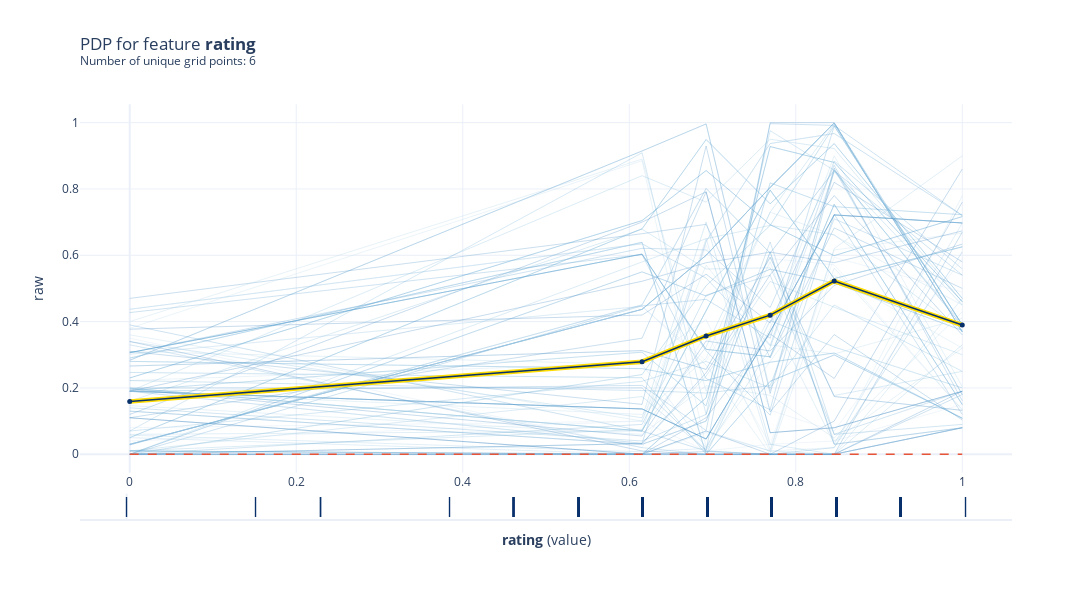

Notebook source saved alongside this figure:
### Code cell
# Plot PDP
# Create the pdp data to be plotted
pdp_goals = pdp.PDPIsolate(model=rf_model, df=val_x, model_features=feature_names, feature='rating', feature_name='rating')

# plot the PDP for feature 'Goal Scored'
fig, axes = pdp_goals.plot(
    center=False,
    plot_lines=True,
    frac_to_plot=100,
    cluster=False,
    n_cluster_centers=None,
    cluster_method='accurate',
    plot_pts_dist=True,
    to_bins=False,
    show_percentile=False,
    which_classes=None,
    figsize=None,
    dpi=300,
    ncols=2,
    plot_params={"pdp_hl": True},
    engine='plotly',
    template='plotly_white')

fig.show()

### Figure 1 — Plotly figure (JSON) as saved in the notebook; plotly's stock layout.template omitted (floating-point values rounded to 4 significant figures; data arrays with more than 128 entries replaced by an {"elided": "..."} marker saying what was removed)
{"data": [{"hoverinfo": "none", "line": {"color": "rgba(193,217,237,0.5)", "width": 0.5}, "mode": "lines", "type": "scatter", "x": [0, 0.6154, 0.6923, 0.7692, 0.8462, 1], "xaxis": "x", "y": [0.33, 0.02, 0, 0, 0, 0.08], "yaxis": "y"}, {"hoverinfo": "none", "line": {"color": "rgba(177,210,231,0.5)", "width": 0.5}, "mode": "lines", "type": "scatter", "x": [0, 0.6154, 0.6923, 0.7692, 0.8462, 1], "xaxis": "x", "y": [0.2225, 0.2752, 0.4059, 0.006667, 0.616, 0.6667], "yaxis": "y"}, {"hoverinfo": "none", "line": {"color": "rgba(160,202,225,0.5)", "width": 0.5}, "mode": "lines", "type": "scatter", "x": [0, 0.6154, 0.6923, 0.7692, 0.8462, 1], "xaxis": "x", "y": [0.3017, 0.4461, 0.2689, 0, 0.5613, 0.1342], "yaxis": "y"}, {"hoverinfo": "none", "line": {"color": "rgba(139,192,221,0.5)", "width": 0.5}, "mode": "lines", "type": "scatter", "x": [0, 0.6154, 0.6923, 0.7692, 0.8462, 1], "xaxis": "x", "y": [0.2467, 0.2308, 0, 0.4033, 0.3233, 0.2], "yaxis": "y"}, {"hoverinfo": "none", "line": {"color": "rgba(117,179,216,0.5)", "width": 0.5}, "mode": "lines", "type": "scatter", "x": [0, 0.6154, 0.6923, 0.7692, 0.8462, 1], "xaxis": "x", "y": [0.19, 0.84, 0.7603, 0.95, 0.9218, 0.46], "yaxis": "y"}, {"hoverinfo": "none", "line": {"color": "rgba(98,168,210,0.5)", "width": 0.5}, "mode": "lines", "type": "scatter", "x": [0, 0.6154, 0.6923, 0.7692, 0.8462, 1], "xaxis": "x", "y": [0.1992, 0.07, 0.4328, 0.7965, 0.5298, 0.6254], "yaxis": "y"}, {"hoverinfo": "none", "line": {"color": "rgba(80,155,203,0.5)", "width": 0.5}, "mode": "lines", "type": "scatter", "x": [0, 0.6154, 0.6923, 0.7692, 0.8462, 1], "xaxis": "x", "y": [0.05, 0.68, 0.949, 0.7552, 0.9367, 0.47], "yaxis": "y"}, {"hoverinfo": "none", "line": {"color": "rgba(64,144,197,0.5)", "width": 0.5}, "mode": "lines", "type": "scatter", "x": [0, 0.6154, 0.6923, 0.7692, 0.8462, 1], "xaxis": "x", "y": [0.39, 0.07, 0.01, 0, 0, 0.18], "yaxis": "y"}, {"hoverinfo": "none", "line": {"color": "rgba(49,129,189,0.5)", "width": 0.5}, "mode": "lines", "type": "scatter", "x": [0, 0.6154, 0.6923, 0.7692, 0.8462, 1], "xaxis": "x", "y": [0.47, 0.665, 0.6933, 0.2903, 0.6825, 0.5], "yaxis": "y"}, {"hoverinfo": "none", "line": {"color": "rgba(36,116,182,0.5)", "width": 0.5}, "mode": "lines", "type": "scatter", "x": [0, 0.6154, 0.6923, 0.7692, 0.8462, 1], "xaxis": "x", "y": [0.12, 0.7, 0.7913, 0.065, 0.08, 0.19], "yaxis": "y"}, {"hoverinfo": "none", "line": {"color": "rgba(193,217,237,0.5)", "width": 0.5}, "mode": "lines", "type": "scatter", "x": [0, 0.6154, 0.6923, 0.7692, 0.8462, 1], "xaxis": "x", "y": [0.266, 0.3125, 0.2559, 0.5943, 0.1742, 0.1323], "yaxis": "y"}, {"hoverinfo": "none", "line": {"color": "rgba(177,210,231,0.5)", "width": 0.5}, "mode": "lines", "type": "scatter", "x": [0, 0.6154, 0.6923, 0.7692, 0.8462, 1], "xaxis": "x", "y": [0, 0.55, 0.4772, 0.558, 0.5164, 0.3733], "yaxis": "y"}, {"hoverinfo": "none", "line": {"color": "rgba(160,202,225,0.5)", "width": 0.5}, "mode": "lines", "type": "scatter", "x": [0, 0.6154, 0.6923, 0.7692, 0.8462, 1], "xaxis": "x", "y": [0.31, 0.2707, 0.02, 0.3789, 0.9, 0.2033], "yaxis": "y"}, {"hoverinfo": "none", "line": {"color": "rgba(139,192,221,0.5)", "width": 0.5}, "mode": "lines", "type": "scatter", "x": [0, 0.6154, 0.6923, 0.7692, 0.8462, 1], "xaxis": "x", "y": [0.0575, 0.0075, 0.0175, 0.4202, 0.0315, 0.6975], "yaxis": "y"}, {"hoverinfo": "none", "line": {"color": "rgba(117,179,216,0.5)", "width": 0.5}, "mode": "lines", "type": "scatter", "x": [0, 0.6154, 0.6923, 0.7692, 0.8462, 1], "xaxis": "x", "y": [0.01, 0.174, 0.01194, 0.321, 0.8521, 0.3937], "yaxis": "y"}, {"hoverinfo": "none", "line": {"color": "rgba(98,168,210,0.5)", "width": 0.5}, "mode": "lines", "type": "scatter", "x": [0, 0.6154, 0.6923, 0.7692, 0.8462, 1], "xaxis": "x", "y": [0.4371, 0.6346, 0.5313, 0.3273, 0.884, 0.559], "yaxis": "y"}, {"hoverinfo": "none", "line": {"color": "rgba(80,155,203,0.5)", "width": 0.5}, "mode": "lines", "type": "scatter", "x": [0, 0.6154, 0.6923, 0.7692, 0.8462, 1], "xaxis": "x", "y": [0.19, 0.1366, 0.04594, 0.3696, 0.7217, 0.6974], "yaxis": "y"}, {"hoverinfo": "none", "line": {"color": "rgba(64,144,197,0.5)", "width": 0.5}, "mode": "lines", "type": "scatter", "x": [0, 0.6154, 0.6923, 0.7692, 0.8462, 1], "xaxis": "x", "y": [0, 0.4475, 0.4671, 0.35, 0.99, 0.39], "yaxis": "y"}, {"hoverinfo": "none", "line": {"color": "rgba(49,129,189,0.5)", "width": 0.5}, "mode": "lines", "type": "scatter", "x": [0, 0.6154, 0.6923, 0.7692, 0.8462, 1], "xaxis": "x", "y": [0.19, 0.1366, 0.04594, 0.3696, 0.7217, 0.6974], "yaxis": "y"}, {"hoverinfo": "none", "line": {"color": "rgba(36,116,182,0.5)", "width": 0.5}, "mode": "lines", "type": "scatter", "x": [0, 0.6154, 0.6923, 0.7692, 0.8462, 1], "xaxis": "x", "y": [0, 0, 0.11, 0.3627, 0.2285, 0.86], "yaxis": "y"}, {"hoverinfo": "none", "line": {"color": "rgba(193,217,237,0.5)", "width": 0.5}, "mode": "lines", "type": "scatter", "x": [0, 0.6154, 0.6923, 0.7692, 0.8462, 1], "xaxis": "x", "y": [0.04, 0.1, 0.01, 0.03, 0.04, 0.15], "yaxis": "y"}, {"hoverinfo": "none", "line": {"color": "rgba(177,210,231,0.5)", "width": 0.5}, "mode": "lines", "type": "scatter", "x": [0, 0.6154, 0.6923, 0.7692, 0.8462, 1], "xaxis": "x", "y": [0.1925, 0.3078, 0.1462, 0.8184, 0.7467, 0.7224], "yaxis": "y"}, {"hoverinfo": "none", "line": {"color": "rgba(160,202,225,0.5)", "width": 0.5}, "mode": "lines", "type": "scatter", "x": [0, 0.6154, 0.6923, 0.7692, 0.8462, 1], "xaxis": "x", "y": [0.2467, 0.2308, 0, 0.4033, 0.3233, 0.2], "yaxis": "y"}, {"hoverinfo": "none", "line": {"color": "rgba(139,192,221,0.5)", "width": 0.5}, "mode": "lines", "type": "scatter", "x": [0, 0.6154, 0.6923, 0.7692, 0.8462, 1], "xaxis": "x", "y": [0.29, 0.6392, 0, 0.22, 0.2995, 0.1087], "yaxis": "y"}, {"hoverinfo": "none", "line": {"color": "rgba(117,179,216,0.5)", "width": 0.5}, "mode": "lines", "type": "scatter", "x": [0, 0.6154, 0.6923, 0.7692, 0.8462, 1], "xaxis": "x", "y": [0.01, 0.075, 0.3236, 0.73, 0.995, 0.39], "yaxis": "y"}, {"hoverinfo": "none", "line": {"color": "rgba(98,168,210,0.5)", "width": 0.5}, "mode": "lines", "type": "scatter", "x": [0, 0.6154, 0.6923, 0.7692, 0.8462, 1], "xaxis": "x", "y": [0.03, 0.4369, 0.6, 0.8044, 0.9989, 0.3689], "yaxis": "y"}, {"hoverinfo": "none", "line": {"color": "rgba(80,155,203,0.5)", "width": 0.5}, "mode": "lines", "type": "scatter", "x": [0, 0.6154, 0.6923, 0.7692, 0.8462, 1], "xaxis": "x", "y": [0.19, 0.03296, 0.6415, 0.9369, 0.9672, 0.72], "yaxis": "y"}, {"hoverinfo": "none", "line": {"color": "rgba(64,144,197,0.5)", "width": 0.5}, "mode": "lines", "type": "scatter", "x": [0, 0.6154, 0.6923, 0.7692, 0.8462, 1], "xaxis": "x", "y": [0, 0.55, 0.4772, 0.558, 0.5164, 0.3733], "yaxis": "y"}, {"hoverinfo": "none", "line": {"color": "rgba(49,129,189,0.5)", "width": 0.5}, "mode": "lines", "type": "scatter", "x": [0, 0.6154, 0.6923, 0.7692, 0.8462, 1], "xaxis": "x", "y": [0.2833, 0.9145, 0.996, 0.1834, 0.863, 0.18], "yaxis": "y"}, {"hoverinfo": "none", "line": {"color": "rgba(36,116,182,0.5)", "width": 0.5}, "mode": "lines", "type": "scatter", "x": [0, 0.6154, 0.6923, 0.7692, 0.8462, 1], "xaxis": "x", "y": [0.03, 0.4369, 0.6, 0.8044, 0.9989, 0.3689], "yaxis": "y"}, {"hoverinfo": "none", "line": {"color": "rgba(193,217,237,0.5)", "width": 0.5}, "mode": "lines", "type": "scatter", "x": [0, 0.6154, 0.6923, 0.7692, 0.8462, 1], "xaxis": "x", "y": [0.3017, 0.4461, 0.2815, 0.59, 0.5713, 0.1342], "yaxis": "y"}, {"hoverinfo": "none", "line": {"color": "rgba(177,210,231,0.5)", "width": 0.5}, "mode": "lines", "type": "scatter", "x": [0, 0.6154, 0.6923, 0.7692, 0.8462, 1], "xaxis": "x", "y": [0.03, 0.4369, 0.6, 0.8044, 0.9989, 0.3689], "yaxis": "y"}, {"hoverinfo": "none", "line": {"color": "rgba(160,202,225,0.5)", "width": 0.5}, "mode": "lines", "type": "scatter", "x": [0, 0.6154, 0.6923, 0.7692, 0.8462, 1], "xaxis": "x", "y": [0.03, 0.4369, 0.6, 0.8044, 0.9989, 0.3689], "yaxis": "y"}, {"hoverinfo": "none", "line": {"color": "rgba(139,192,221,0.5)", "width": 0.5}, "mode": "lines", "type": "scatter", "x": [0, 0.6154, 0.6923, 0.7692, 0.8462, 1], "xaxis": "x", "y": [0.19, 0.1366, 0.04594, 0.3696, 0.7217, 0.6974], "yaxis": "y"}, {"hoverinfo": "none", "line": {"color": "rgba(117,179,216,0.5)", "width": 0.5}, "mode": "lines", "type": "scatter", "x": [0, 0.6154, 0.6923, 0.7692, 0.8462, 1], "xaxis": "x", "y": [0.34, 0.11, 0.7, 0.03, 0, 0.33], "yaxis": "y"}, {"hoverinfo": "none", "line": {"color": "rgba(98,168,210,0.5)", "width": 0.5}, "mode": "lines", "type": "scatter", "x": [0, 0.6154, 0.6923, 0.7692, 0.8462, 1], "xaxis": "x", "y": [0.23, 0.7047, 0.8555, 0.6924, 0.5988, 0.7167], "yaxis": "y"}, {"hoverinfo": "none", "line": {"color": "rgba(80,155,203,0.5)", "width": 0.5}, "mode": "lines", "type": "scatter", "x": [0, 0.6154, 0.6923, 0.7692, 0.8462, 1], "xaxis": "x", "y": [0.03, 0.4369, 0.6, 0.8044, 0.9989, 0.3689], "yaxis": "y"}, {"hoverinfo": "none", "line": {"color": "rgba(64,144,197,0.5)", "width": 0.5}, "mode": "lines", "type": "scatter", "x": [0, 0.6154, 0.6923, 0.7692, 0.8462, 1], "xaxis": "x", "y": [0.3063, 0.621, 0.6162, 0.4426, 0.8714, 0.1613], "yaxis": "y"}, {"hoverinfo": "none", "line": {"color": "rgba(49,129,189,0.5)", "width": 0.5}, "mode": "lines", "type": "scatter", "x": [0, 0.6154, 0.6923, 0.7692, 0.8462, 1], "xaxis": "x", "y": [0, 0, 0.008333, 0, 0, 0.67], "yaxis": "y"}, {"hoverinfo": "none", "line": {"color": "rgba(36,116,182,0.5)", "width": 0.5}, "mode": "lines", "type": "scatter", "x": [0, 0.6154, 0.6923, 0.7692, 0.8462, 1], "xaxis": "x", "y": [0.11, 0, 0, 0, 0, 0.08], "yaxis": "y"}, {"hoverinfo": "none", "line": {"color": "rgba(193,217,237,0.5)", "width": 0.5}, "mode": "lines", "type": "scatter", "x": [0, 0.6154, 0.6923, 0.7692, 0.8462, 1], "xaxis": "x", "y": [0.08, 0.1, 0.63, 0.133, 0.07, 0.59], "yaxis": "y"}, {"hoverinfo": "none", "line": {"color": "rgba(177,210,231,0.5)", "width": 0.5}, "mode": "lines", "type": "scatter", "x": [0, 0.6154, 0.6923, 0.7692, 0.8462, 1], "xaxis": "x", "y": [0.1992, 0.07, 0.4328, 0.7965, 0.5298, 0.6254], "yaxis": "y"}, {"hoverinfo": "none", "line": {"color": "rgba(160,202,225,0.5)", "width": 0.5}, "mode": "lines", "type": "scatter", "x": [0, 0.6154, 0.6923, 0.7692, 0.8462, 1], "xaxis": "x", "y": [0.36, 0.1, 0.57, 0.33, 0.3025, 0.41], "yaxis": "y"}, {"hoverinfo": "none", "line": {"color": "rgba(139,192,221,0.5)", "width": 0.5}, "mode": "lines", "type": "scatter", "x": [0, 0.6154, 0.6923, 0.7692, 0.8462, 1], "xaxis": "x", "y": [0.06, 0.07, 0.65, 0.01333, 0.62, 0.9], "yaxis": "y"}, {"hoverinfo": "none", "line": {"color": "rgba(117,179,216,0.5)", "width": 0.5}, "mode": "lines", "type": "scatter", "x": [0, 0.6154, 0.6923, 0.7692, 0.8462, 1], "xaxis": "x", "y": [0, 0.03226, 0.2356, 0.5211, 0.4433, 0.3], "yaxis": "y"}, {"hoverinfo": "none", "line": {"color": "rgba(98,168,210,0.5)", "width": 0.5}, "mode": "lines", "type": "scatter", "x": [0, 0.6154, 0.6923, 0.7692, 0.8462, 1], "xaxis": "x", "y": [0.01, 0, 0.17, 0.9278, 0.88, 0.46], "yaxis": "y"}, {"hoverinfo": "none", "line": {"color": "rgba(80,155,203,0.5)", "width": 0.5}, "mode": "lines", "type": "scatter", "x": [0, 0.6154, 0.6923, 0.7692, 0.8462, 1], "xaxis": "x", "y": [0.01, 0, 0, 0, 0.02, 0.61], "yaxis": "y"}, {"hoverinfo": "none", "line": {"color": "rgba(64,144,197,0.5)", "width": 0.5}, "mode": "lines", "type": "scatter", "x": [0, 0.6154, 0.6923, 0.7692, 0.8462, 1], "xaxis": "x", "y": [0.2, 0.2, 0.01154, 1, 1, 0.39], "yaxis": "y"}, {"hoverinfo": "none", "line": {"color": "rgba(49,129,189,0.5)", "width": 0.5}, "mode": "lines", "type": "scatter", "x": [0, 0.6154, 0.6923, 0.7692, 0.8462, 1], "xaxis": "x", "y": [0.19, 0.1366, 0.04594, 0.3696, 0.7217, 0.6974], "yaxis": "y"}, {"hoverinfo": "none", "line": {"color": "rgba(36,116,182,0.5)", "width": 0.5}, "mode": "lines", "type": "scatter", "x": [0, 0.6154, 0.6923, 0.7692, 0.8462, 1], "xaxis": "x", "y": [0.1958, 0.055, 0.3416, 0.3115, 0.5092, 0.6338], "yaxis": "y"}, {"hoverinfo": "none", "line": {"color": "rgba(193,217,237,0.5)", "width": 0.5}, "mode": "lines", "type": "scatter", "x": [0, 0.6154, 0.6923, 0.7692, 0.8462, 1], "xaxis": "x", "y": [0.29, 0.6392, 0, 0.22, 0.2995, 0.1087], "yaxis": "y"}, {"hoverinfo": "none", "line": {"color": "rgba(177,210,231,0.5)", "width": 0.5}, "mode": "lines", "type": "scatter", "x": [0, 0.6154, 0.6923, 0.7692, 0.8462, 1], "xaxis": "x", "y": [0.1992, 0.07, 0.4328, 0.7965, 0.5298, 0.6254], "yaxis": "y"}, {"hoverinfo": "none", "line": {"color": "rgba(160,202,225,0.5)", "width": 0.5}, "mode": "lines", "type": "scatter", "x": [0, 0.6154, 0.6923, 0.7692, 0.8462, 1], "xaxis": "x", "y": [0.3063, 0.6035, 0.3164, 0.2939, 0.7535, 0.15], "yaxis": "y"}, {"hoverinfo": "none", "line": {"color": "rgba(139,192,221,0.5)", "width": 0.5}, "mode": "lines", "type": "scatter", "x": [0, 0.6154, 0.6923, 0.7692, 0.8462, 1], "xaxis": "x", "y": [0.05, 0, 0.07, 0.01, 0, 0.47], "yaxis": "y"}, {"hoverinfo": "none", "line": {"color": "rgba(117,179,216,0.5)", "width": 0.5}, "mode": "lines", "type": "scatter", "x": [0, 0.6154, 0.6923, 0.7692, 0.8462, 1], "xaxis": "x", "y": [0.1992, 0.07, 0.4328, 0.7965, 0.5298, 0.6254], "yaxis": "y"}, {"hoverinfo": "none", "line": {"color": "rgba(98,168,210,0.5)", "width": 0.5}, "mode": "lines", "type": "scatter", "x": [0, 0.6154, 0.6923, 0.7692, 0.8462, 1], "xaxis": "x", "y": [0.07, 0.9092, 0.12, 0.9757, 0.8558, 0.45], "yaxis": "y"}, {"hoverinfo": "none", "line": {"color": "rgba(80,155,203,0.5)", "width": 0.5}, "mode": "lines", "type": "scatter", "x": [0, 0.6154, 0.6923, 0.7692, 0.8462, 1], "xaxis": "x", "y": [0.01, 0, 0.17, 0.9278, 0.88, 0.46], "yaxis": "y"}, {"hoverinfo": "none", "line": {"color": "rgba(64,144,197,0.5)", "width": 0.5}, "mode": "lines", "type": "scatter", "x": [0, 0.6154, 0.6923, 0.7692, 0.8462, 1], "xaxis": "x", "y": [0.4271, 0.6021, 0.2281, 0.1343, 0.855, 0.54], "yaxis": "y"}, {"hoverinfo": "none", "line": {"color": "rgba(49,129,189,0.5)", "width": 0.5}, "mode": "lines", "type": "scatter", "x": [0, 0.6154, 0.6923, 0.7692, 0.8462, 1], "xaxis": "x", "y": [0.11, 0.35, 0.7913, 0.065, 0.08, 0.19], "yaxis": "y"}, {"hoverinfo": "none", "line": {"color": "rgba(36,116,182,0.5)", "width": 0.5}, "mode": "lines", "type": "scatter", "x": [0, 0.6154, 0.6923, 0.7692, 0.8462, 1], "xaxis": "x", "y": [0.19, 0.5216, 0.5775, 0.6096, 0.5777, 0.6735], "yaxis": "y"}, {"hoverinfo": "none", "line": {"color": "rgba(193,217,237,0.5)", "width": 0.5}, "mode": "lines", "type": "scatter", "x": [0, 0.6154, 0.6923, 0.7692, 0.8462, 1], "xaxis": "x", "y": [0.03, 0.4369, 0.6, 0.8044, 0.9989, 0.3689], "yaxis": "y"}, {"hoverinfo": "none", "line": {"color": "rgba(177,210,231,0.5)", "width": 0.5}, "mode": "lines", "type": "scatter", "x": [0, 0.6154, 0.6923, 0.7692, 0.8462, 1], "xaxis": "x", "y": [0, 0.2404, 0.5082, 0.69, 0.99, 0.39], "yaxis": "y"}, {"hoverinfo": "none", "line": {"color": "rgba(160,202,225,0.5)", "width": 0.5}, "mode": "lines", "type": "scatter", "x": [0, 0.6154, 0.6923, 0.7692, 0.8462, 1], "xaxis": "x", "y": [0.1467, 0.06, 0.2067, 0.1778, 0.04917, 0.43], "yaxis": "y"}, {"hoverinfo": "none", "line": {"color": "rgba(139,192,221,0.5)", "width": 0.5}, "mode": "lines", "type": "scatter", "x": [0, 0.6154, 0.6923, 0.7692, 0.8462, 1], "xaxis": "x", "y": [0.2833, 0.9145, 0.996, 0.1919, 0.8586, 0.18], "yaxis": "y"}, {"hoverinfo": "none", "line": {"color": "rgba(117,179,216,0.5)", "width": 0.5}, "mode": "lines", "type": "scatter", "x": [0, 0.6154, 0.6923, 0.7692, 0.8462, 1], "xaxis": "x", "y": [0, 0.2404, 0.5082, 0.69, 0.99, 0.39], "yaxis": "y"}, {"hoverinfo": "none", "line": {"color": "rgba(98,168,210,0.5)", "width": 0.5}, "mode": "lines", "type": "scatter", "x": [0, 0.6154, 0.6923, 0.7692, 0.8462, 1], "xaxis": "x", "y": [0.07, 0.22, 0.28, 0.2, 0.45, 0.25], "yaxis": "y"}, {"hoverinfo": "none", "line": {"color": "rgba(80,155,203,0.5)", "width": 0.5}, "mode": "lines", "type": "scatter", "x": [0, 0.6154, 0.6923, 0.7692, 0.8462, 1], "xaxis": "x", "y": [0, 0.09, 0.48, 0.54, 0.06, 0.19], "yaxis": "y"}, {"hoverinfo": "none", "line": {"color": "rgba(64,144,197,0.5)", "width": 0.5}, "mode": "lines", "type": "scatter", "x": [0, 0.6154, 0.6923, 0.7692, 0.8462, 1], "xaxis": "x", "y": [0.028, 0.4503, 0.8015, 0.6067, 0.8554, 0.387], "yaxis": "y"}, {"hoverinfo": "none", "line": {"color": "rgba(49,129,189,0.5)", "width": 0.5}, "mode": "lines", "type": "scatter", "x": [0, 0.6154, 0.6923, 0.7692, 0.8462, 1], "xaxis": "x", "y": [0.11, 0, 0, 0, 0, 0.08], "yaxis": "y"}, {"hoverinfo": "none", "line": {"color": "rgba(36,116,182,0.5)", "width": 0.5}, "mode": "lines", "type": "scatter", "x": [0, 0.6154, 0.6923, 0.7692, 0.8462, 1], "xaxis": "x", "y": [0.34, 0.01, 0, 0, 0, 0.19], "yaxis": "y"}, {"hoverinfo": "none", "line": {"color": "rgba(193,217,237,0.5)", "width": 0.5}, "mode": "lines", "type": "scatter", "x": [0, 0.6154, 0.6923, 0.7692, 0.8462, 1], "xaxis": "x", "y": [0.35, 0.02, 0.367, 0.02833, 0.5938, 0.489], "yaxis": "y"}, {"hoverinfo": "none", "line": {"color": "rgba(177,210,231,0.5)", "width": 0.5}, "mode": "lines", "type": "scatter", "x": [0, 0.6154, 0.6923, 0.7692, 0.8462, 1], "xaxis": "x", "y": [0, 0, 0.065, 0.01, 0.02, 0.78], "yaxis": "y"}, {"hoverinfo": "none", "line": {"color": "rgba(160,202,225,0.5)", "width": 0.5}, "mode": "lines", "type": "scatter", "x": [0, 0.6154, 0.6923, 0.7692, 0.8462, 1], "xaxis": "x", "y": [0.4, 0.89, 0.19, 0.58, 0.04, 0.32], "yaxis": "y"}, {"hoverinfo": "none", "line": {"color": "rgba(139,192,221,0.5)", "width": 0.5}, "mode": "lines", "type": "scatter", "x": [0, 0.6154, 0.6923, 0.7692, 0.8462, 1], "xaxis": "x", "y": [0.33, 0.02, 0, 0, 0, 0.08], "yaxis": "y"}, {"hoverinfo": "none", "line": {"color": "rgba(117,179,216,0.5)", "width": 0.5}, "mode": "lines", "type": "scatter", "x": [0, 0.6154, 0.6923, 0.7692, 0.8462, 1], "xaxis": "x", "y": [0.05, 0.68, 0.949, 0.7552, 0.9367, 0.47], "yaxis": "y"}, {"hoverinfo": "none", "line": {"color": "rgba(98,168,210,0.5)", "width": 0.5}, "mode": "lines", "type": "scatter", "x": [0, 0.6154, 0.6923, 0.7692, 0.8462, 1], "xaxis": "x", "y": [0.29, 0.6392, 0, 0.22, 0.2995, 0.1087], "yaxis": "y"}, {"hoverinfo": "none", "line": {"color": "rgba(80,155,203,0.5)", "width": 0.5}, "mode": "lines", "type": "scatter", "x": [0, 0.6154, 0.6923, 0.7692, 0.8462, 1], "xaxis": "x", "y": [0.2221, 0.1921, 0.1846, 0.207, 0.71, 0.54], "yaxis": "y"}, {"hoverinfo": "none", "line": {"color": "rgba(64,144,197,0.5)", "width": 0.5}, "mode": "lines", "type": "scatter", "x": [0, 0.6154, 0.6923, 0.7692, 0.8462, 1], "xaxis": "x", "y": [0.19, 0.2076, 0.07154, 0.9969, 0.9917, 0.72], "yaxis": "y"}, {"hoverinfo": "none", "line": {"color": "rgba(49,129,189,0.5)", "width": 0.5}, "mode": "lines", "type": "scatter", "x": [0, 0.6154, 0.6923, 0.7692, 0.8462, 1], "xaxis": "x", "y": [0.31, 0.1503, 0.9293, 0.1278, 0.3608, 0.1033], "yaxis": "y"}, {"hoverinfo": "none", "line": {"color": "rgba(36,116,182,0.5)", "width": 0.5}, "mode": "lines", "type": "scatter", "x": [0, 0.6154, 0.6923, 0.7692, 0.8462, 1], "xaxis": "x", "y": [0.3771, 0.4196, 0.543, 0.3958, 0.82, 0.58], "yaxis": "y"}, {"hoverinfo": "none", "line": {"color": "rgba(193,217,237,0.5)", "width": 0.5}, "mode": "lines", "type": "scatter", "x": [0, 0.6154, 0.6923, 0.7692, 0.8462, 1], "xaxis": "x", "y": [0.4371, 0.6346, 0.5313, 0.3273, 0.884, 0.559], "yaxis": "y"}, {"hoverinfo": "none", "line": {"color": "rgba(177,210,231,0.5)", "width": 0.5}, "mode": "lines", "type": "scatter", "x": [0, 0.6154, 0.6923, 0.7692, 0.8462, 1], "xaxis": "x", "y": [0.38, 0.885, 0.02, 0.28, 0.54, 0.32], "yaxis": "y"}, {"hoverinfo": "none", "line": {"color": "rgba(160,202,225,0.5)", "width": 0.5}, "mode": "lines", "type": "scatter", "x": [0, 0.6154, 0.6923, 0.7692, 0.8462, 1], "xaxis": "x", "y": [0.3063, 0.6035, 0.3164, 0.2939, 0.7535, 0.15], "yaxis": "y"}, {"hoverinfo": "none", "line": {"color": "rgba(139,192,221,0.5)", "width": 0.5}, "mode": "lines", "type": "scatter", "x": [0, 0.6154, 0.6923, 0.7692, 0.8462, 1], "xaxis": "x", "y": [0.28, 0.2582, 0.222, 0.2774, 0.3053, 0.1087], "yaxis": "y"}, {"hoverinfo": "none", "line": {"color": "rgba(117,179,216,0.5)", "width": 0.5}, "mode": "lines", "type": "scatter", "x": [0, 0.6154, 0.6923, 0.7692, 0.8462, 1], "xaxis": "x", "y": [0, 0.58, 0.65, 0.6901, 0.662, 0.3726], "yaxis": "y"}, {"hoverinfo": "none", "line": {"color": "rgba(98,168,210,0.5)", "width": 0.5}, "mode": "lines", "type": "scatter", "x": [0, 0.6154, 0.6923, 0.7692, 0.8462, 1], "xaxis": "x", "y": [0.1925, 0.3078, 0.1462, 0.8184, 0.7467, 0.7224], "yaxis": "y"}, {"hoverinfo": "none", "line": {"color": "rgba(80,155,203,0.5)", "width": 0.5}, "mode": "lines", "type": "scatter", "x": [0, 0.6154, 0.6923, 0.7692, 0.8462, 1], "xaxis": "x", "y": [0.14, 0.04, 0.12, 0.64, 0.06, 0.09], "yaxis": "y"}, {"hoverinfo": "none", "line": {"color": "rgba(64,144,197,0.5)", "width": 0.5}, "mode": "lines", "type": "scatter", "x": [0, 0.6154, 0.6923, 0.7692, 0.8462, 1], "xaxis": "x", "y": [0.3063, 0.6035, 0.3114, 0.1178, 0.7238, 0.12], "yaxis": "y"}, {"hoverinfo": "none", "line": {"color": "rgba(49,129,189,0.5)", "width": 0.5}, "mode": "lines", "type": "scatter", "x": [0, 0.6154, 0.6923, 0.7692, 0.8462, 1], "xaxis": "x", "y": [0.13, 0.03, 0.1, 0.61, 0.03, 0.08], "yaxis": "y"}, {"hoverinfo": "none", "line": {"color": "rgba(36,116,182,0.5)", "width": 0.5}, "mode": "lines", "type": "scatter", "x": [0, 0.6154, 0.6923, 0.7692, 0.8462, 1], "xaxis": "x", "y": [0, 0, 0.07, 0, 0.1, 0.76], "yaxis": "y"}, {"hoverinfo": "none", "line": {"color": "rgba(193,217,237,0.5)", "width": 0.5}, "mode": "lines", "type": "scatter", "x": [0, 0.6154, 0.6923, 0.7692, 0.8462, 1], "xaxis": "x", "y": [0.19, 0.03296, 0.6415, 0.9369, 0.9672, 0.72], "yaxis": "y"}, {"hoverinfo": "none", "line": {"color": "rgba(177,210,231,0.5)", "width": 0.5}, "mode": "lines", "type": "scatter", "x": [0, 0.6154, 0.6923, 0.7692, 0.8462, 1], "xaxis": "x", "y": [0.028, 0.4503, 0.8015, 0.6067, 0.8554, 0.387], "yaxis": "y"}, {"hoverinfo": "none", "line": {"color": "rgba(160,202,225,0.5)", "width": 0.5}, "mode": "lines", "type": "scatter", "x": [0, 0.6154, 0.6923, 0.7692, 0.8462, 1], "xaxis": "x", "y": [0.19, 0.12, 0.29, 0.73, 0.66, 0.45], "yaxis": "y"}, {"hoverinfo": "none", "line": {"color": "rgba(139,192,221,0.5)", "width": 0.5}, "mode": "lines", "type": "scatter", "x": [0, 0.6154, 0.6923, 0.7692, 0.8462, 1], "xaxis": "x", "y": [0.13, 0.03, 0.1, 0.61, 0.03, 0.08], "yaxis": "y"}, {"hoverinfo": "none", "line": {"color": "rgba(117,179,216,0.5)", "width": 0.5}, "mode": "lines", "type": "scatter", "x": [0, 0.6154, 0.6923, 0.7692, 0.8462, 1], "xaxis": "x", "y": [0.16, 0.6787, 0.5586, 0.5621, 0.1771, 0.25], "yaxis": "y"}, {"hoverinfo": "none", "line": {"color": "rgba(98,168,210,0.5)", "width": 0.5}, "mode": "lines", "type": "scatter", "x": [0, 0.6154, 0.6923, 0.7692, 0.8462, 1], "xaxis": "x", "y": [0.28, 0.2582, 0.222, 0.2774, 0.3053, 0.1087], "yaxis": "y"}, {"hoverinfo": "none", "line": {"color": "rgba(80,155,203,0.5)", "width": 0.5}, "mode": "lines", "type": "scatter", "x": [0, 0.6154, 0.6923, 0.7692, 0.8462, 1], "xaxis": "x", "y": [0.23, 0.7047, 0.8555, 0.6924, 0.5988, 0.7167], "yaxis": "y"}, {"hoverinfo": "none", "line": {"color": "rgba(64,144,197,0.5)", "width": 0.5}, "mode": "lines", "type": "scatter", "x": [0, 0.6154, 0.6923, 0.7692, 0.8462, 1], "xaxis": "x", "y": [0.3063, 0.6035, 0.3164, 0.2939, 0.7535, 0.15], "yaxis": "y"}, {"hoverinfo": "none", "line": {"color": "rgba(49,129,189,0.5)", "width": 0.5}, "mode": "lines", "type": "scatter", "x": [0, 0.6154, 0.6923, 0.7692, 0.8462, 1], "xaxis": "x", "y": [0.266, 0.3125, 0.2559, 0.5943, 0.1742, 0.1323], "yaxis": "y"}, {"hoverinfo": "none", "line": {"color": "rgba(36,116,182,0.5)", "width": 0.5}, "mode": "lines", "type": "scatter", "x": [0, 0.6154, 0.6923, 0.7692, 0.8462, 1], "xaxis": "x", "y": [0, 0.03226, 0.2456, 0.5411, 0.78, 0.36], "yaxis": "y"}, {"hoverinfo": "none", "line": {"color": "#FEDC00", "width": 4.5}, "mode": "lines", "type": "scatter", "x": [0, 0.6154, 0.6923, 0.7692, 0.8462, 1], "xaxis": "x", "y": [0.159, 0.2792, 0.3566, 0.4194, 0.5223, 0.3897], "yaxis": "y"}, {"hoverinfo": "none", "line": {"color": "#E75438", "dash": "dash", "width": 1.5}, "mode": "lines", "type": "scatter", "x": [0, 0.6154, 0.6923, 0.7692, 0.8462, 1], "xaxis": "x", "y": [0, 0, 0, 0, 0, 0], "yaxis": "y"}, {"hovertemplate": "%{y}", "line": {"color": "rgba(8,48,107,1.0)", "width": 1.5}, "marker": {"color": "rgba(8,48,107,1.0)", "size": 5}, "mode": "lines+markers", "name": "pdp", "type": "scatter", "x": [0, 0.6154, 0.6923, 0.7692, 0.8462, 1], "xaxis": "x", "y": [0.159, 0.2792, 0.3566, 0.4194, 0.5223, 0.3897], "yaxis": "y"}, {"hoverinfo": "none", "mode": "text", "name": "dist", "showlegend": false, "text": {"elided": "312 str values"}, "textfont": {"color": "rgba(8,48,107,1.0)", "size": 20}, "textposition": "middle center", "type": "scatter", "x": {"elided": "312 float values"}, "xaxis": "x2", "y": {"elided": "312 int values"}, "yaxis": "y2"}], "layout": {"height": 600, "showlegend": false, "title": {"text": "PDP for feature <b>rating</b> <br><sup>Number of unique grid points: 6</sup>", "x": 0, "xref": "paper"}, "width": 1200, "xaxis": {"anchor": "y", "domain": [0, 1]}, "xaxis2": {"anchor": "y2", "domain": [0, 1], "showgrid": false, "showticklabels": false, "title": {"text": "<b>rating</b> (value)"}}, "yaxis": {"anchor": "x", "domain": [0.1127, 0.99], "title": {"text": "raw"}}, "yaxis2": {"anchor": "x2", "domain": [0, 0.06267], "showgrid": false, "showticklabels": false}}}
